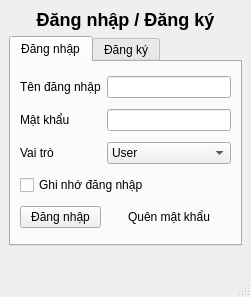
<?xml version="1.0" encoding="UTF-8"?>
<ui version="4.0">
 <class>MainWindow_LoginSignUp</class>
 <widget class="QMainWindow" name="MainWindow_LoginSignUp">
  <property name="windowTitle">
   <string>Fruit ML - Login / Sign Up</string>
  </property>
  <widget class="QWidget" name="centralwidget">
   <layout class="QVBoxLayout" name="verticalLayout">
    <item>
     <widget class="QLabel" name="lblTitle">
      <property name="text">
       <string>&lt;h2&gt;Đăng nhập / Đăng ký&lt;/h2&gt;</string>
      </property>
      <property name="alignment">
       <set>Qt::AlignHCenter|Qt::AlignVCenter</set>
      </property>
     </widget>
    </item>
    <item>
     <widget class="QTabWidget" name="tabAuth">
      <widget class="QWidget" name="tabLogin">
       <attribute name="title">
        <string>Đăng nhập</string>
       </attribute>
       <layout class="QGridLayout" name="gridLogin">
        <item row="0" column="0">
         <widget class="QLabel" name="lblUsernameLogin">
          <property name="text">
           <string>Tên đăng nhập</string>
          </property>
         </widget>
        </item>
        <item row="0" column="1">
         <widget class="QLineEdit" name="txtUsernameLogin"/>
        </item>
        <item row="1" column="0">
         <widget class="QLabel" name="lblPasswordLogin">
          <property name="text">
           <string>Mật khẩu</string>
          </property>
         </widget>
        </item>
        <item row="1" column="1">
         <widget class="QLineEdit" name="txtPasswordLogin">
          <property name="echoMode">
           <enum>QLineEdit::Password</enum>
          </property>
         </widget>
        </item>
        <item row="2" column="0">
         <widget class="QLabel" name="lblRoleLogin">
          <property name="text">
           <string>Vai trò</string>
          </property>
         </widget>
        </item>
        <item row="2" column="1">
         <widget class="QComboBox" name="comboRoleLogin">
          <item><property name="text"><string>User</string></property></item>
          <item><property name="text"><string>Admin</string></property></item>
         </widget>
        </item>
        <item row="3" column="0" colspan="2">
         <widget class="QCheckBox" name="chkRemember">
          <property name="text">
           <string>Ghi nhớ đăng nhập</string>
          </property>
         </widget>
        </item>
        <item row="4" column="0">
         <widget class="QPushButton" name="btnLogin">
          <property name="text">
           <string>Đăng nhập</string>
          </property>
         </widget>
        </item>
        <item row="4" column="1">
         <widget class="QPushButton" name="btnForgotPassword">
          <property name="text">
           <string>Quên mật khẩu</string>
          </property>
          <property name="flat">
           <bool>true</bool>
          </property>
         </widget>
        </item>
       </layout>
      </widget>
      <widget class="QWidget" name="tabSignup">
       <attribute name="title">
        <string>Đăng ký</string>
       </attribute>
       <layout class="QGridLayout" name="gridSignup">
        <item row="0" column="0">
         <widget class="QLabel" name="lblUsernameSignup">
          <property name="text">
           <string>Tên đăng nhập</string>
          </property>
         </widget>
        </item>
        <item row="0" column="1">
         <widget class="QLineEdit" name="txtUsernameSignup"/>
        </item>
        <item row="1" column="0">
         <widget class="QLabel" name="lblEmailSignup">
          <property name="text">
           <string>Email</string>
          </property>
         </widget>
        </item>
        <item row="1" column="1">
         <widget class="QLineEdit" name="txtEmailSignup"/>
        </item>
        <item row="2" column="0">
         <widget class="QLabel" name="lblPasswordSignup">
          <property name="text">
           <string>Mật khẩu</string>
          </property>
         </widget>
        </item>
        <item row="2" column="1">
         <widget class="QLineEdit" name="txtPasswordSignup">
          <property name="echoMode">
           <enum>QLineEdit::Password</enum>
          </property>
         </widget>
        </item>
        <item row="3" column="0">
         <widget class="QLabel" name="lblConfirmPassword">
          <property name="text">
           <string>Nhập lại mật khẩu</string>
          </property>
         </widget>
        </item>
        <item row="3" column="1">
         <widget class="QLineEdit" name="txtConfirmPassword">
          <property name="echoMode">
           <enum>QLineEdit::Password</enum>
          </property>
         </widget>
        </item>
        <item row="4" column="0">
         <widget class="QLabel" name="lblRoleSignup">
          <property name="text">
           <string>Vai trò</string>
          </property>
         </widget>
        </item>
        <item row="4" column="1">
         <widget class="QComboBox" name="comboRoleSignup">
          <item><property name="text"><string>User</string></property></item>
          <item><property name="text"><string>Admin</string></property></item>
         </widget>
        </item>
        <item row="5" column="0" colspan="2">
         <widget class="QPushButton" name="btnSignup">
          <property name="text">
           <string>Đăng ký</string>
          </property>
         </widget>
        </item>
       </layout>
      </widget>
     </widget>
    </item>
    <item>
     <widget class="QLabel" name="lblAuthStatus">
      <property name="text">
       <string/>
      </property>
      <property name="alignment">
       <set>Qt::AlignCenter</set>
      </property>
     </widget>
    </item>
   </layout>
  </widget>
  <widget class="QStatusBar" name="statusbar"/>
 </widget>
 <resources/>
 <connections/>
</ui>
